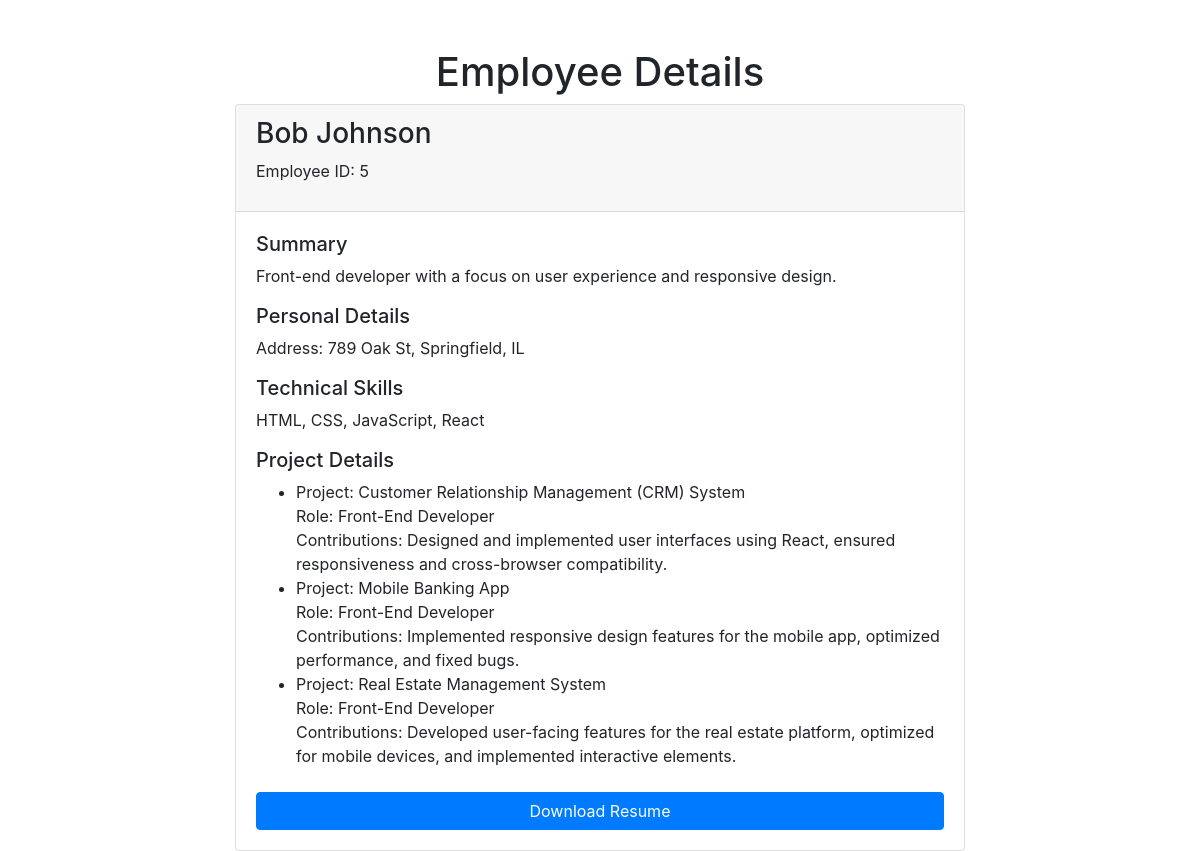
/employee/?empid=5, run on the app's committed database.
### resumes/models.py (models this page shows, shortened)
class Employee(models.Model):
    empid = models.AutoField(primary_key=True)
    name = models.CharField(max_length=255)
    email = models.EmailField(unique=True)
    phone = models.CharField(max_length=20)
    summary = models.TextField()
    personal_info = JSONField()
    technical_skills = models.TextField(max_length=500)

class EmployeeProject(models.Model):
    employee = models.ForeignKey(Employee, on_delete=models.CASCADE)
    project = models.ForeignKey(Project, on_delete=models.CASCADE)
    role = models.CharField(max_length=255)
    contributions = models.TextField()

class Project(models.Model):
    project_id = models.AutoField(primary_key=True)
    name = models.CharField(max_length=255)
    description = models.TextField()
    start_date = models.DateField()

### resumes/views.py (the view)
# urls.py: path('employee/', views.employee_details, name='employee_details'),
def employee_details(request):
    emp_id = request.GET.get('empid')
    employee = get_object_or_404(Employee, empid=emp_id)
    employee_projects = EmployeeProject.objects.filter(employee=employee)
    return render(request, 'emp_details.html', {'employee': employee,'employee_projects':employee_projects})

### templates/emp_details.html (shortened to what this page needs)
<!DOCTYPE html>
<html lang="en">
<head>
    <link href="https://stackpath.bootstrapcdn.com/bootstrap/4.5.2/css/bootstrap.min.css" rel="stylesheet">
</head>
<body>
    <div class="container mt-5">
        <h1 class="text-center">Employee Details</h1>
        <div class="row justify-content-center">
            <div class="col-md-8">
                <div class="card">
                    <div class="card-header">
                        <h3>{{ employee.name }}</h3>
                        <p>Employee ID: {{ employee.empid }}</p>
                    </div>
                    <div class="card-body">
                        <h5>Summary</h5>
                        <p>{{ employee.summary }}</p>
                        <h5>Personal Details</h5>
                        <p>Address: {{ employee.personal_info.address }}</p>
                        <h5>Technical Skills</h5>
                        <p>{{ employee.technical_skills}}</p>
                        <h5>Project Details</h5>
                        <ul>
                            {% for emp_project in employee_projects %}
                                <li>
                                    Project: {{ emp_project.project.name }}<br>
                                    Role: {{ emp_project.role }}<br>
                                    Contributions: {{ emp_project.contributions }}
                                </li>
                            {% empty %}
                                <li>No projects assigned.</li>
                            {% endfor %}
                        </ul>
                        <a href="{%url 'generate_pdf'%}?empid={{employee.empid}}" class="btn btn-primary btn-block mt-4">Download Resume</a>
                    </div>
                </div>
            </div>
        </div>
    </div>
</body>
</html>

### data on the page
Employee: name "Bob Johnson", empid "5", summary "Front-end developer with a focus on user experience and responsive design.", personal_info.address "789 Oak St, Springfield, IL", technical_skills "HTML, CSS, JavaScript, React"
EmployeeProject: project.name "Customer Relationship Management (CRM) System", role "Front-End Developer", contributions "Designed and implemented user interfaces using React, ensured responsiveness and cross-browser compatibility."
EmployeeProject: project.name "Mobile Banking App", role "Front-End Developer", contributions "Implemented responsive design features for the mobile app, optimized performance, and fixed bugs."
EmployeeProject: project.name "Real Estate Management System", role "Front-End Developer", contributions "Developed user-facing features for the real estate platform, optimized for mobile devices, and implemented interactive elements."
